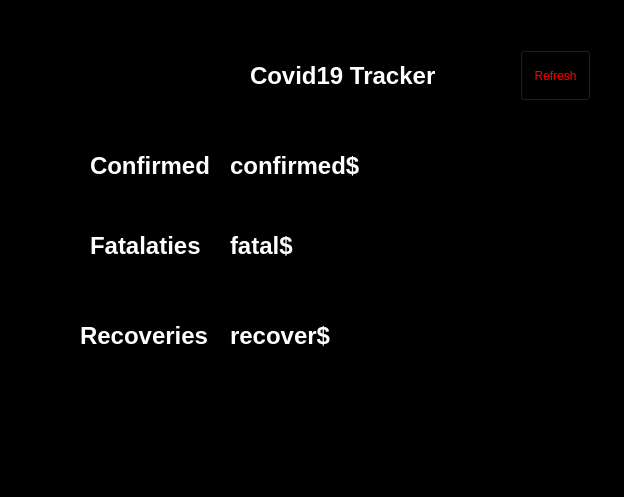
<?xml version="1.0" encoding="UTF-8"?>
<ui version="4.0">
 <class>MainWindow</class>
 <widget class="QMainWindow" name="MainWindow">
  <property name="geometry">
   <rect>
    <x>0</x>
    <y>0</y>
    <width>624</width>
    <height>497</height>
   </rect>
  </property>
  <property name="windowTitle">
   <string>MainWindow</string>
  </property>
  <property name="autoFillBackground">
   <bool>false</bool>
  </property>
  <property name="styleSheet">
   <string notr="true">background-color:rgb(0, 0, 0)</string>
  </property>
  <widget class="QWidget" name="centralwidget">
   <widget class="QLabel" name="title">
    <property name="geometry">
     <rect>
      <x>250</x>
      <y>50</y>
      <width>221</width>
      <height>51</height>
     </rect>
    </property>
    <property name="font">
     <font>
      <pointsize>18</pointsize>
      <weight>75</weight>
      <bold>true</bold>
     </font>
    </property>
    <property name="styleSheet">
     <string notr="true">color:rgb(255, 255, 255)</string>
    </property>
    <property name="text">
     <string>Covid19 Tracker</string>
    </property>
   </widget>
   <widget class="QLabel" name="flag">
    <property name="geometry">
     <rect>
      <x>150</x>
      <y>30</y>
      <width>81</width>
      <height>71</height>
     </rect>
    </property>
    <property name="text">
     <string/>
    </property>
    <property name="pixmap">
     <pixmap resource="covid.qrc">:/flag/flag.png</pixmap>
    </property>
    <property name="scaledContents">
     <bool>true</bool>
    </property>
    <property name="wordWrap">
     <bool>false</bool>
    </property>
   </widget>
   <widget class="QLabel" name="confirmed">
    <property name="geometry">
     <rect>
      <x>230</x>
      <y>140</y>
      <width>281</width>
      <height>51</height>
     </rect>
    </property>
    <property name="font">
     <font>
      <pointsize>18</pointsize>
      <weight>75</weight>
      <bold>true</bold>
     </font>
    </property>
    <property name="styleSheet">
     <string notr="true">color:rgb(255, 255, 255)</string>
    </property>
    <property name="text">
     <string>confirmed$</string>
    </property>
   </widget>
   <widget class="QLabel" name="fatal">
    <property name="geometry">
     <rect>
      <x>230</x>
      <y>220</y>
      <width>281</width>
      <height>51</height>
     </rect>
    </property>
    <property name="font">
     <font>
      <pointsize>18</pointsize>
      <weight>75</weight>
      <bold>true</bold>
     </font>
    </property>
    <property name="styleSheet">
     <string notr="true">color:rgb(255, 255, 255)</string>
    </property>
    <property name="text">
     <string>fatal$</string>
    </property>
   </widget>
   <widget class="QLabel" name="recover">
    <property name="geometry">
     <rect>
      <x>230</x>
      <y>310</y>
      <width>281</width>
      <height>51</height>
     </rect>
    </property>
    <property name="font">
     <font>
      <pointsize>18</pointsize>
      <weight>75</weight>
      <bold>true</bold>
     </font>
    </property>
    <property name="styleSheet">
     <string notr="true">color:rgb(255, 255, 255)</string>
    </property>
    <property name="text">
     <string>recover$</string>
    </property>
   </widget>
   <widget class="QLabel" name="label1">
    <property name="geometry">
     <rect>
      <x>90</x>
      <y>140</y>
      <width>121</width>
      <height>51</height>
     </rect>
    </property>
    <property name="font">
     <font>
      <pointsize>18</pointsize>
      <weight>75</weight>
      <bold>true</bold>
     </font>
    </property>
    <property name="styleSheet">
     <string notr="true">color:rgb(255, 255, 255)</string>
    </property>
    <property name="text">
     <string>Confirmed</string>
    </property>
   </widget>
   <widget class="QLabel" name="label2">
    <property name="geometry">
     <rect>
      <x>90</x>
      <y>220</y>
      <width>121</width>
      <height>51</height>
     </rect>
    </property>
    <property name="font">
     <font>
      <pointsize>18</pointsize>
      <weight>75</weight>
      <bold>true</bold>
     </font>
    </property>
    <property name="styleSheet">
     <string notr="true">color:rgb(255, 255, 255)</string>
    </property>
    <property name="text">
     <string>Fatalaties</string>
    </property>
   </widget>
   <widget class="QLabel" name="label3">
    <property name="geometry">
     <rect>
      <x>80</x>
      <y>310</y>
      <width>141</width>
      <height>51</height>
     </rect>
    </property>
    <property name="font">
     <font>
      <pointsize>18</pointsize>
      <weight>75</weight>
      <bold>true</bold>
     </font>
    </property>
    <property name="styleSheet">
     <string notr="true">color:rgb(255, 255, 255)</string>
    </property>
    <property name="text">
     <string>Recoveries</string>
    </property>
   </widget>
   <widget class="QPushButton" name="refreshButton">
    <property name="geometry">
     <rect>
      <x>520</x>
      <y>50</y>
      <width>71</width>
      <height>51</height>
     </rect>
    </property>
    <property name="styleSheet">
     <string notr="true">color: red</string>
    </property>
    <property name="text">
     <string>Refresh</string>
    </property>
   </widget>
  </widget>
  <widget class="QMenuBar" name="menubar">
   <property name="geometry">
    <rect>
     <x>0</x>
     <y>0</y>
     <width>624</width>
     <height>21</height>
    </rect>
   </property>
  </widget>
  <widget class="QStatusBar" name="statusbar"/>
 </widget>
 <resources>
  <include location="covid.qrc"/>
  <include location="refreshButton.qrc"/>
 </resources>
 <connections/>
</ui>
